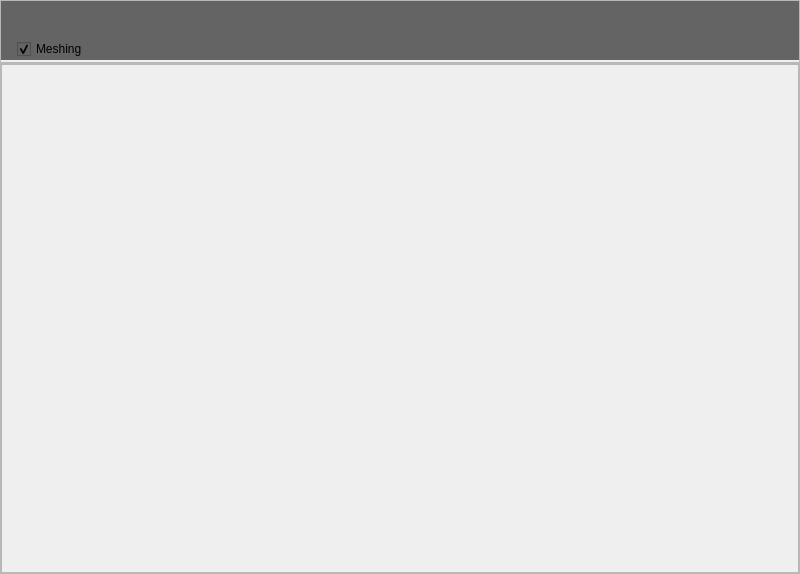
<?xml version="1.0" encoding="UTF-8"?>
<ui version="4.0">
 <class>MainWindow</class>
 <widget class="QMainWindow" name="MainWindow">
  <property name="geometry">
   <rect>
    <x>0</x>
    <y>0</y>
    <width>800</width>
    <height>574</height>
   </rect>
  </property>
  <property name="maximumSize">
   <size>
    <width>800</width>
    <height>574</height>
   </size>
  </property>
  <property name="windowTitle">
   <string>MainWindow</string>
  </property>
  <widget class="QWidget" name="centralwidget">
   <layout class="QVBoxLayout" name="verticalLayout">
    <property name="spacing">
     <number>0</number>
    </property>
    <property name="leftMargin">
     <number>0</number>
    </property>
    <property name="topMargin">
     <number>0</number>
    </property>
    <property name="rightMargin">
     <number>0</number>
    </property>
    <property name="bottomMargin">
     <number>0</number>
    </property>
    <item>
     <widget class="QFrame" name="frame">
      <property name="maximumSize">
       <size>
        <width>16777215</width>
        <height>63</height>
       </size>
      </property>
      <property name="frameShape">
       <enum>QFrame::StyledPanel</enum>
      </property>
      <property name="frameShadow">
       <enum>QFrame::Raised</enum>
      </property>
      <layout class="QVBoxLayout" name="verticalLayout_2">
       <property name="spacing">
        <number>0</number>
       </property>
       <property name="leftMargin">
        <number>0</number>
       </property>
       <property name="topMargin">
        <number>0</number>
       </property>
       <property name="rightMargin">
        <number>0</number>
       </property>
       <property name="bottomMargin">
        <number>0</number>
       </property>
       <item>
        <widget class="QFrame" name="toolBar">
         <property name="minimumSize">
          <size>
           <width>0</width>
           <height>38</height>
          </size>
         </property>
         <property name="maximumSize">
          <size>
           <width>16777215</width>
           <height>38</height>
          </size>
         </property>
         <property name="frameShape">
          <enum>QFrame::NoFrame</enum>
         </property>
         <property name="frameShadow">
          <enum>QFrame::Raised</enum>
         </property>
         <layout class="QHBoxLayout" name="horizontalLayout_2">
          <property name="spacing">
           <number>0</number>
          </property>
          <property name="leftMargin">
           <number>0</number>
          </property>
          <property name="topMargin">
           <number>0</number>
          </property>
          <property name="rightMargin">
           <number>0</number>
          </property>
          <property name="bottomMargin">
           <number>0</number>
          </property>
          <item>
           <widget class="QFrame" name="headerFrame">
            <property name="minimumSize">
             <size>
              <width>0</width>
              <height>0</height>
             </size>
            </property>
            <property name="styleSheet">
             <string notr="true">background-color: rgb(100,100,100);</string>
            </property>
            <property name="frameShape">
             <enum>QFrame::NoFrame</enum>
            </property>
            <property name="frameShadow">
             <enum>QFrame::Raised</enum>
            </property>
            <layout class="QHBoxLayout" name="horizontalLayout_3">
             <property name="spacing">
              <number>0</number>
             </property>
             <property name="leftMargin">
              <number>0</number>
             </property>
             <property name="topMargin">
              <number>0</number>
             </property>
             <property name="rightMargin">
              <number>0</number>
             </property>
             <property name="bottomMargin">
              <number>0</number>
             </property>
             <item>
              <widget class="QLabel" name="label_61">
               <property name="enabled">
                <bool>true</bool>
               </property>
               <property name="minimumSize">
                <size>
                 <width>95</width>
                 <height>0</height>
                </size>
               </property>
               <property name="maximumSize">
                <size>
                 <width>89</width>
                 <height>16777215</height>
                </size>
               </property>
               <property name="cursor">
                <cursorShape>ArrowCursor</cursorShape>
               </property>
               <property name="text">
                <string/>
               </property>
               <property name="pixmap">
                <pixmap>images/whitew.png</pixmap>
               </property>
               <property name="scaledContents">
                <bool>true</bool>
               </property>
              </widget>
             </item>
             <item>
              <spacer name="horizontalSpacer">
               <property name="orientation">
                <enum>Qt::Horizontal</enum>
               </property>
               <property name="sizeHint" stdset="0">
                <size>
                 <width>40</width>
                 <height>20</height>
                </size>
               </property>
              </spacer>
             </item>
            </layout>
           </widget>
          </item>
          <item>
           <widget class="QFrame" name="actionFrame">
            <property name="minimumSize">
             <size>
              <width>100</width>
              <height>0</height>
             </size>
            </property>
            <property name="maximumSize">
             <size>
              <width>125</width>
              <height>16777215</height>
             </size>
            </property>
            <property name="styleSheet">
             <string notr="true">background-color: rgb(100, 100, 100);
</string>
            </property>
            <property name="frameShape">
             <enum>QFrame::NoFrame</enum>
            </property>
            <property name="frameShadow">
             <enum>QFrame::Raised</enum>
            </property>
            <layout class="QHBoxLayout" name="horizontalLayout">
             <property name="leftMargin">
              <number>0</number>
             </property>
             <property name="topMargin">
              <number>0</number>
             </property>
             <property name="rightMargin">
              <number>0</number>
             </property>
             <property name="bottomMargin">
              <number>0</number>
             </property>
             <item>
              <widget class="QPushButton" name="miniButton">
               <property name="enabled">
                <bool>false</bool>
               </property>
               <property name="minimumSize">
                <size>
                 <width>30</width>
                 <height>30</height>
                </size>
               </property>
               <property name="maximumSize">
                <size>
                 <width>30</width>
                 <height>30</height>
                </size>
               </property>
               <property name="cursor">
                <cursorShape>PointingHandCursor</cursorShape>
               </property>
               <property name="toolTip">
                <string>Minimize</string>
               </property>
               <property name="styleSheet">
                <string notr="true">QPushButton {
	border: none;
	background-color: rgb(100,100,100);
}

QPushButton:hover {
	background-color: rgb(255, 38, 0);
}

</string>
               </property>
               <property name="text">
                <string/>
               </property>
               <property name="icon">
                <iconset resource="resources.qrc">
                 <normaloff>:/icons/icons/icons8_minus.svg</normaloff>:/icons/icons/icons8_minus.svg</iconset>
               </property>
               <property name="iconSize">
                <size>
                 <width>30</width>
                 <height>30</height>
                </size>
               </property>
              </widget>
             </item>
             <item>
              <widget class="QPushButton" name="maxiButton">
               <property name="enabled">
                <bool>true</bool>
               </property>
               <property name="minimumSize">
                <size>
                 <width>30</width>
                 <height>30</height>
                </size>
               </property>
               <property name="maximumSize">
                <size>
                 <width>30</width>
                 <height>30</height>
                </size>
               </property>
               <property name="cursor">
                <cursorShape>PointingHandCursor</cursorShape>
               </property>
               <property name="toolTip">
                <string>Maximize</string>
               </property>
               <property name="styleSheet">
                <string notr="true">QPushButton {
	border: none;
	background-color: rgb(100,100,100);
}

QPushButton:hover {
	background-color: rgb(255, 38, 0);
}

</string>
               </property>
               <property name="text">
                <string/>
               </property>
               <property name="icon">
                <iconset resource="resources.qrc">
                 <normaloff>:/icons/icons/icons8_separate_document_1.svg</normaloff>:/icons/icons/icons8_separate_document_1.svg</iconset>
               </property>
               <property name="iconSize">
                <size>
                 <width>30</width>
                 <height>30</height>
                </size>
               </property>
              </widget>
             </item>
             <item>
              <widget class="QPushButton" name="closeButton">
               <property name="minimumSize">
                <size>
                 <width>40</width>
                 <height>30</height>
                </size>
               </property>
               <property name="maximumSize">
                <size>
                 <width>40</width>
                 <height>30</height>
                </size>
               </property>
               <property name="cursor">
                <cursorShape>PointingHandCursor</cursorShape>
               </property>
               <property name="toolTip">
                <string>Close</string>
               </property>
               <property name="styleSheet">
                <string notr="true">QPushButton {
	border: none;
	background-color: rgb(100,100,100);
}

QPushButton:hover {
	background-color: rgb(255, 38, 0);
}

</string>
               </property>
               <property name="text">
                <string/>
               </property>
               <property name="icon">
                <iconset resource="resources.qrc">
                 <normaloff>:/icons/icons/icons8_multiply.svg</normaloff>:/icons/icons/icons8_multiply.svg</iconset>
               </property>
               <property name="iconSize">
                <size>
                 <width>30</width>
                 <height>30</height>
                </size>
               </property>
              </widget>
             </item>
            </layout>
           </widget>
          </item>
         </layout>
        </widget>
       </item>
       <item>
        <widget class="QFrame" name="toolBar_3">
         <property name="minimumSize">
          <size>
           <width>0</width>
           <height>21</height>
          </size>
         </property>
         <property name="maximumSize">
          <size>
           <width>16777215</width>
           <height>21</height>
          </size>
         </property>
         <property name="frameShape">
          <enum>QFrame::NoFrame</enum>
         </property>
         <property name="frameShadow">
          <enum>QFrame::Raised</enum>
         </property>
         <layout class="QHBoxLayout" name="horizontalLayout_7">
          <property name="spacing">
           <number>0</number>
          </property>
          <property name="leftMargin">
           <number>0</number>
          </property>
          <property name="topMargin">
           <number>0</number>
          </property>
          <property name="rightMargin">
           <number>0</number>
          </property>
          <property name="bottomMargin">
           <number>0</number>
          </property>
          <item>
           <widget class="QFrame" name="headerFrame_3">
            <property name="minimumSize">
             <size>
              <width>0</width>
              <height>0</height>
             </size>
            </property>
            <property name="styleSheet">
             <string notr="true">background-color: rgb(100,100,100);</string>
            </property>
            <property name="frameShape">
             <enum>QFrame::NoFrame</enum>
            </property>
            <property name="frameShadow">
             <enum>QFrame::Raised</enum>
            </property>
            <layout class="QHBoxLayout" name="horizontalLayout_8">
             <property name="spacing">
              <number>0</number>
             </property>
             <property name="leftMargin">
              <number>0</number>
             </property>
             <property name="topMargin">
              <number>0</number>
             </property>
             <property name="rightMargin">
              <number>0</number>
             </property>
             <property name="bottomMargin">
              <number>0</number>
             </property>
             <item>
              <spacer name="horizontalSpacer_3">
               <property name="orientation">
                <enum>Qt::Horizontal</enum>
               </property>
               <property name="sizeType">
                <enum>QSizePolicy::Fixed</enum>
               </property>
               <property name="sizeHint" stdset="0">
                <size>
                 <width>16</width>
                 <height>20</height>
                </size>
               </property>
              </spacer>
             </item>
             <item>
              <widget class="QCheckBox" name="checkBox_mesh">
               <property name="text">
                <string>Meshing</string>
               </property>
               <property name="checked">
                <bool>true</bool>
               </property>
              </widget>
             </item>
            </layout>
           </widget>
          </item>
         </layout>
        </widget>
       </item>
      </layout>
     </widget>
    </item>
    <item>
     <widget class="QFrame" name="frame_2">
      <property name="frameShape">
       <enum>QFrame::StyledPanel</enum>
      </property>
      <property name="frameShadow">
       <enum>QFrame::Raised</enum>
      </property>
      <layout class="QVBoxLayout" name="verticalLayout_3">
       <property name="leftMargin">
        <number>0</number>
       </property>
       <property name="topMargin">
        <number>0</number>
       </property>
       <property name="rightMargin">
        <number>0</number>
       </property>
       <property name="bottomMargin">
        <number>0</number>
       </property>
       <item>
        <widget class="QFrame" name="frame_3">
         <property name="frameShape">
          <enum>QFrame::StyledPanel</enum>
         </property>
         <property name="frameShadow">
          <enum>QFrame::Raised</enum>
         </property>
         <layout class="QVBoxLayout" name="verticalLayout_5">
          <property name="leftMargin">
           <number>0</number>
          </property>
          <property name="topMargin">
           <number>0</number>
          </property>
          <property name="rightMargin">
           <number>0</number>
          </property>
          <property name="bottomMargin">
           <number>0</number>
          </property>
          <item>
           <layout class="QVBoxLayout" name="verticalLayout_4"/>
          </item>
         </layout>
        </widget>
       </item>
      </layout>
     </widget>
    </item>
   </layout>
  </widget>
 </widget>
 <resources>
  <include location="resources.qrc"/>
 </resources>
 <connections/>
</ui>
